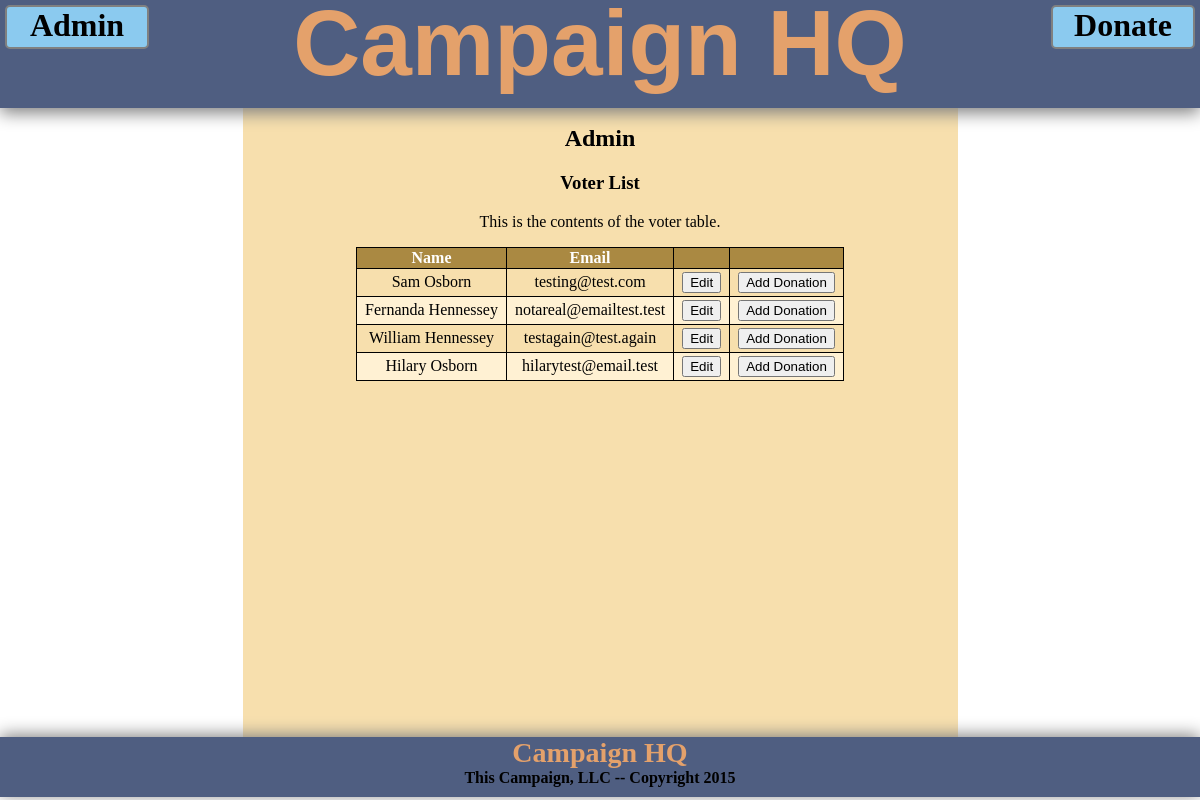
The app's page /index.php?action=list-voters with its own data.
### tables this page shows
CREATE TABLE mail 
(
	registered          ENUM('Yes', 'No')         NOT NULL,
    voter_id            INT          PRIMARY KEY     AUTO_INCREMENT,
    first_name          VARCHAR(25)  NOT NULL,
    middle_names        VARCHAR(25),
    last_name           VARCHAR(25)  NOT NULL,
    loc_street          VARCHAR(25),
    loc_city            VARCHAR(25),
    loc_state           CHAR(2),
    loc_zip             INT(9),
    email               VARCHAR(50),
    phone               VARCHAR(16),
    birthday            DATE
);

### db-admin.php (called while the page is built, shortened)
<?php
function get_voters() {
    global $db;
    $query = "SELECT first_name, last_name, email, voter_id FROM mail";
    try {
        $statement = $db->prepare($query);
        $statement->execute();
        $voters = $statement->fetchAll();
        return $voters;
    } catch (PDOException $e) {
        $error = $e->getMessage();
        $error_message = "<p>Error running database query: $error </p>";
        include 'error.php';
        exit();
    }
}
?>

### list-voters.php (the view, shortened to what this page needs)
<?php include 'header.php'; ?>
    <section>
        <h2>Admin</h2>
        <h3>Voter List</h3>
        <p>
            This is the contents of the voter table.
        </p>
        <table>
            <tr>
                <th>Name</th>
                <th>Email</th>
                <th>&nbsp;</th>
                <th>&nbsp;</th>
            </tr>
            <?php foreach ($voters as $voter) : ?>
                <tr>
                    <td><?php echo $voter['first_name'] . ' ' . $voter['last_name']; ?></td>
                    <td><?php echo $voter['email']; ?></td>
                    <td>
                        <form action="." method="post">
                            <input type="submit" value="Edit"/>
                        </form>
                    </td>
                    <td>
                        <form action="." method="post">
                            <input type="submit" value="Add Donation"/>
                        </form>
                    </td>
                </tr>
            <?php endforeach; ?>
        </table>
    </section>
<?php include 'footer.php'; ?>

### stylesheet.css (style rules this page uses)
html, body { margin: 0px; min-height: 100%; height: 100%; }
table { border-collapse: collapse; border-radius: 3px; border: 2px solid black; margin: auto; }
table, th, td { border: 1px solid black }
th { background-color: #AA8942; color: white; }
tr:nth-child(odd) { background-color: #FFF1D3; }
td { padding: 3px 8px; }
section { background-color: #F7DFAD; position: relative; text-align: center; margin: 0px auto -60px; max-width: 705px; min-height: calc(100% - 168px); padding: 105px 5px 60px; }

### records on screen
mail: first_name "Sam", last_name "Osborn", email "testing@test.com"
mail: first_name "Fernanda", last_name "Hennessey", email "notareal@emailtest.test"
mail: first_name "William", last_name "Hennessey", email "testagain@test.again"
mail: first_name "Hilary", last_name "Osborn", email "hilarytest@email.test"
